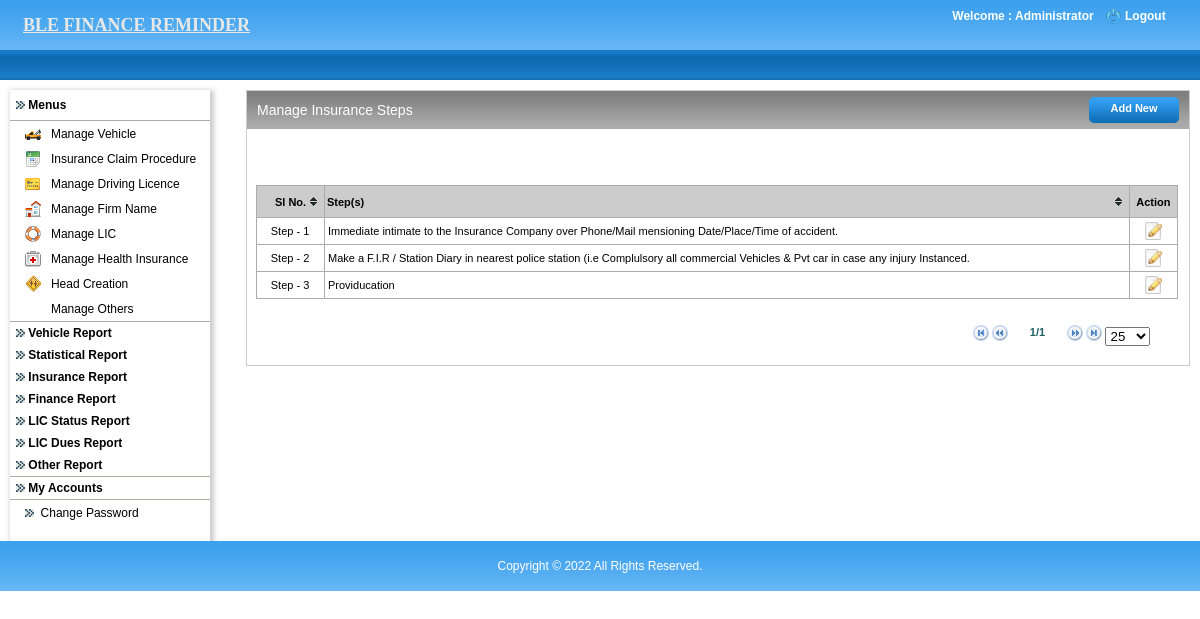
The page /admin/insu_step_manage.php (signed in) on the database its author committed.
### tables this page shows
CREATE TABLE IF NOT EXISTS `insurance_step` (
  `id` bigint(100) NOT NULL AUTO_INCREMENT,
  `name` longtext NOT NULL,
  PRIMARY KEY (`id`)
);

### includes/class.dbFunctions.php (called while the page is built, shortened)
<?php
class Dbfunctions extends Pagination
{
public $mysqli;
public function __construct()
{
	$localhost = "localhost";
	$username = "root";
	$password = "";
	$db = "ble_finance_latest";
	$this->mysqli = new mysqli($localhost,$username,$password,$db) or
		die('Oops connection error -> ' . mysqli_connect_error());
}
	function get_session(){
		if(isset($_SESSION['login'])){
			return $_SESSION['login'];
		}
	}
	function getDataFromTable($tblName, $fldName,  $optCondition){
		$defaultVal="";
		if(trim($optCondition) != ""){
			$condition = $optCondition ;
		}else{
			$condition = "";
		}
		$rs = $this->mysqli->query("select " . $fldName . " from " . $tblName . " where " . $condition);
		if( (!($rs)) || (!($rec=$rs->fetch_array(MYSQLI_BOTH)))){
			return $defaultVal;
		}else if(is_null($rec[0])){
			return $defaultVal;
		}else{
			return $rec[0];
		}
	}
	function countRows($tblName,$optCondition=""){
		if(trim($optCondition) != ""){
			$condition = " WHERE " . $optCondition;
		}else{
			$condition = "";
		}
		$sql="SELECT * FROM " . $tblName . $condition;
		$result = $this->mysqli->query($sql);
		if($result){
			$num=$result->num_rows;
			return $num;
		}
	}
	function fetchOrder($tblName,$optCondition="",$orderby=""){
		$sql = "SELECT * FROM ".$tblName;
		if(trim($orderby) != ""){
			$sql = $sql." order by " . $orderby;
		}
		$result = $this->mysqli->query($sql);
		while($row =$result->fetch_array(MYSQLI_BOTH)){
			$result_array[] = $row;
		}
		if(isset($result_array) && count($result_array)>0){
			return $result_array;
		}else{
			$default_val=array();
			return $default_val;
		}
	}
}
?>

### admin/insu_step_manage.php (the view, shortened to what this page needs)
<?php
include_once '../includes/class.dbFunctions.php';
$db = new Dbfunctions();
include 'application_top.php';
?>
<link href="css/style.css" rel="stylesheet" type="text/css" />
<body>
<table width="100%" border="0" cellspacing="0" cellpadding="0">
  <tr>
    <td align="center" valign="middle" ><?php include 'header.php'; ?></td>
  </tr>
  <tr>
    <td align="left" valign="top"><table width="100%" border="0" cellspacing="0" cellpadding="0">
      <tr>
        <td width="10">&nbsp;</td>
        <td align="left" valign="top"><table width="100%" border="0" cellspacing="0" cellpadding="0">
          <tr>
            <td height="10" colspan="3" align="left" valign="top"></td>
            </tr>
          <tr>
            <td width="226" align="left" valign="top" height="365"><?php include 'left.php';?></td>
            <td width="10">&nbsp;</td>
            <td align="left" valign="top">
			<table width="100%" border="0" cellspacing="0" cellpadding="0" style="border:solid 1px; border-color:#CCC;">
              <tr>
                <td align="left" valign="top"><table width="100%" border="0" cellspacing="0" cellpadding="0">
                    <tr>
                      <td width="10" align="left" valign="top"><img src="images/leftbox-bg.jpg" alt="leftboxbg" width="10" height="38" /></td>
                      <td class="midboxbg"><table width="100%" border="0" cellspacing="0" cellpadding="0">
                        <tr>
                          <td width="50%" align="left" valign="middle"><h2>Manage Insurance Steps</h2></td>
                          <td width="50%" align="right" valign="middle"><h2><a href="insu_step_add.php" class="linkButton">Add New </a></h2></td>
                        </tr>
                      </table></td>
                      <td width="10" align="right" valign="top"><img src="images/rightbox-bg.jpg" alt="rightboxbg" width="10" height="38" /></td>
                    </tr>
                </table></td>
              </tr>
              <tr>
                <td align="left" valign="top">
				<table width="100%" border="0" cellspacing="0" cellpadding="0">
                  <tr>
                    <td>&nbsp;</td>
                    <td>&nbsp;</td>
                    <td>&nbsp;</td>
                  </tr>
                  <tr>
                    <td>&nbsp;</td>
                    <td width="1038" height="30" valign="middle" align="center">
                      </td>
                    <td>&nbsp;</td>
                  </tr>
                  <tr>
                    <td>&nbsp;</td>
                    <td align="center" valign="top">
					<table height="61" border="1" align="center" cellpadding="0" cellspacing="0" bordercolor="#ACACAC"  class="tablesorter" id="sort_table" width="100%">
                      <thead>
                        <tr>
                          <th width="7%" height="27" align="center" valign="middle" class="fetch_headers">Sl No.</th>
                          <th width="83%" align="left" valign="middle" class="fetch_headers">Step(s)</th>
                          <th colspan="6" align="center" valign="middle" class="fetch_headers">Action</th>
                          </tr>
                      </thead>
                      <tbody>
					  <?php
					  $i = 1;
						$num = $db->countRows("insurance_step");
						foreach($db->fetchOrder('insurance_step',"","id") as $step) {
			            ?>
                        <tr bgcolor="<?=$color;?>"  onmouseover="this.style.backgroundColor='#E6E6E6'" onMouseOut="this.style.backgroundColor=''">
                          <td align="center" class="fetch_contents" style="padding-left:3px;">
						  Step - <?php echo $i;?>
                          </td>
                          <td align="left" class="fetch_contents" style="padding-left:3px;"><?php echo $step["name"]; ?></td>
                          <td width="5%" align="center" bgcolor="<?=$color;?>" class="fetch_contents">
                            <a href="insu_step_edit.php?id=<?php echo $step["id"];?>" class="linktext"><img src="images/edit.png" width="18" height="18" title="Edit"></a>
                          </td>
                          </tr>
                        <?php $i++; } ?>
                      </tbody>
                    </table></td>
                    <td>&nbsp;</td>
                  </tr>
                  <tr>
                    <td width="10">&nbsp;</td>
                    <td>&nbsp;</td>
                    <td width="12">&nbsp;</td>
                  </tr>
                  <tr>
                    <td>&nbsp;</td>
                    <td align="right">
					<table width="94%" border="0" cellpadding="0" cellspacing="0" align="center">
                      <tr>
                        <td width="76%" align="center">&nbsp;</td>
                        <td width="24%" >
						<?php if($num > 0) { ?>
						<form>
                          <div id="pager" class="pager" style="text-align:right; padding-top:10px;">
						  <img src="table_sorter/icons/first.png" alt="first" width="16" height="16" class="first"/>
						  <img src="table_sorter/icons/prev.png" alt="prev" width="16" height="16" class="prev"/>
                            <input name="text" type="text" class="pagedisplay trans" size="5" readonly=""/>
                            <img src="table_sorter/icons/next.png" width="16" height="16" class="next"/>
							<img src="table_sorter/icons/last.png" width="16" height="16" class="last"/>
                            <select name="select" class="pagesize">
                              <option selected="selected"  value="25">25</option>
                            </select>
                          </div>
                        </form>
						<?php } ?>
                        </td>
                      </tr>
                    </table>
                    </td>
                    <td>&nbsp;</td>
                  </tr>
                  <tr>
                    <td>&nbsp;</td>
                    <td>&nbsp;</td>
                    <td>&nbsp;</td>
                  </tr>
                </table>
                  </td>
              </tr>
            </table></td>
            </tr>
        </table></td>
        <td width="10">&nbsp;</td>
      </tr>
    </table></td>
  </tr>
  <tr>
    <td align="center"><?php include 'footer.php';?></td>
  </tr>
</table>
</body>
</html>

### admin/header.php (shortened to what this page needs)
<table width="100%" border="0" cellpadding="0" cellspacing="0" style="background: url(images/top_bg.jpg) repeat-x;">
  <tr>
    <td width="50%" height="50" align="left" valign="middle" style="padding-left:23px;">
    <a href="admin_home.php" class="style3" style="text-decoraon:none; font-size:18px;">BLE FINANCE REMINDER</a></td>
    <td width="50%" align="right" valign="top" style="padding-right:5px;">
	<?php
	if ($db->get_session())
	{
	$client_name=$db->getDataFromTable('admin', 'admin_name',  "id='$_SESSION[admin_id]'");
	?>
	<table width="250" border="0" cellspacing="0" cellpadding="0">
      <tr>
        <td height="8" colspan="3" align="center" valign="middle" class="logouttext"></td>
        </tr>
      <tr>
        <td width="156" align="center" valign="middle" class="logouttext">Welcome : <?php echo $client_name; ?> </td>
        <td width="24" align="center" valign="middle"><a href="logout.php"><img src="images/logout-icon.png" alt="logout_icon" width="15" height="15" border="0"/></a></td>
        <td width="70" align="left" valign="middle"><a href="logout.php" class="logouttext">Logout</a></td>
      </tr>
      <tr>
        <td height="10" colspan="3"></td>
      </tr>
      <tr>
        <td colspan="3" align="left" valign="top">&nbsp;</td>
      </tr>
    </table>
	<?php
	}
	?>	</td>
  </tr>
  <tr>
    <td colspan="2" align="left" valign="middle" class="greenborder" >&nbsp;</td>
  </tr>
</table>

### admin/css/stylesheet.css (style rules this page uses)
body { padding:0; margin:0; color:#555555; font:normal 12px/16px Arial, Helvetica, sans-serif; }
a img { border:none; }
.logouttext { font-family:Arial, Helvetica, sans-serif; font-size:12px; font-weight:bold; color:#ffffff; text-decoration:none; }
.fetch_headers { font-family:Arial, Helvetica, sans-serif; font-size: 12px; font-weight: bold; color:#ffffff; border-bottom:solid 1px #ACACAC; white-space:nowrap; padding-left:5px; background-color:#97D0FC; }
.fetch_contents { font-family:Arial, Helvetica, sans-serif; font-size: 12px; font-weight: normal; color:#000000; padding-left:5px; }
.linktext { font-family:Arial, Helvetica, sans-serif; font-size:12px; color:#4B7E7C; font-weight:bold; }
.trans { border:transparent; background:transparent; font-weight:bold; font-size:11px; text-align:center; margin-bottom:10px; vertical-align:top; color:#1D5E65; }
.linkButton { background:url(../images/btn.jpg) no-repeat; display:block; height:26px; width:90px; font-size: 11px; font-weight:bold; font-family:Arial; color:#ffffff; text-decoration:none; text-align:center; line-height:23px; cursor:pointer; }
.greenborder { background:url(../images/gr-bg.jpg) repeat-x; height:30px; }

### admin/tabcss/style.css (style rules this page uses)
body { margin-left: 0px; margin-top: 0px; margin-right: 0px; margin-bottom: 0px; }

### admin/tabcss/demos.css (style rules this page uses)
body { font-size: 12px; }
table { font-size: 1em; }
body { font-family: "Arial"; }

### admin/table_sorter/themes/blue/style.css (style rules this page uses)
table.tablesorter { font-family:arial; background-color: #CDCDCD; margin-top:10px; font-size: 12px; width:100%; border-collapse:collapse; text-align: left; }
table.tablesorter thead tr th, table.tablesorter tfoot tr th { background-color:#ccc; font-size: 11px; padding: 2px; font-weight:bold; color:#000; }
table.tablesorter thead tr .header { background-image: url(bg.gif); background-repeat: no-repeat; background-position: center right; cursor: pointer; }
table.tablesorter tbody td { color: #000000; padding: 4px; background-color: #FFF; vertical-align: middle; font-size:11px; }

### admin/css/style.css (style rules this page uses)
body { margin:0px;padding:0px;font-family:Arial, Helvetica, sans-serif;font-size:12px;color:#000000; }
a img { border:none; }
.logouttext { font-family:Arial, Helvetica, sans-serif;font-size:12px;font-weight:bold;color:#ffffff;text-decoration:none; }
.midboxbg { background:url(../images/midbox_bg.jpg) repeat-x; width:100%; }
h2 { font-family:Arial, Helvetica, sans-serif;font-size:14px;font-weight:normal;color:#ffffff;padding:0px;margin:0px; }
.fetch_headers { font-family:Arial, Helvetica, sans-serif;font-size: 12px;font-weight: bold;color:#000000;border-bottom:solid 1px #ACACAC;white-space:nowrap;padding-left:5px; }
.linkButton { background:url(../images/btn.jpg) no-repeat; display:block;height:26px; width:90px;font-size: 11px;font-weight:bold; font-family:Arial;color:#000;text-decoration:none;text-align:center;line-height:23px;cursor:pointer; }

### rows shown on the page
insurance_step: name "Immediate intimate to the Insurance Company over Phone/Mail mensioning Date/Place/Time of accident."
insurance_step: name "Make a F.I.R / Station Diary in nearest police station (i.e Complulsory all commercial Vehicles & Pvt car in case any injury Instanced."
insurance_step: name "Providucation"

### other values the page prints
$client_name "Administrator"
